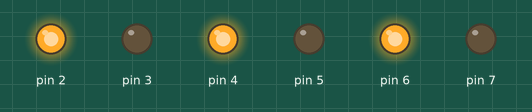
Recording of a sketch running on a simulated Arduino Uno, built with avr-gcc and run on an emulated ATmega328P. On the bench: output pins drawn as LEDs (lit = HIGH).

Above: at 0.1 s.
Timing chart, 0 to 1.6 s (numbered marks = the images above):
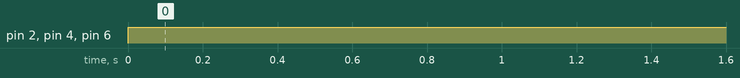

Measured:
- by itself, pin 2, pin 4, pin 6: LOW → HIGH at 0.00 s

The sketch:

prog1.ino
```cpp
void setup() {
  // put your setup code here, to run once:
  pinMode(7, OUTPUT);
  pinMode(6, OUTPUT);
  pinMode(5, OUTPUT);
  pinMode(4, OUTPUT);
  pinMode(3, OUTPUT);
  pinMode(2, OUTPUT);

  digitalWrite(7, LOW);
  digitalWrite(5, LOW);
  digitalWrite(3, LOW);
}

void loop() {
  // put your main code here, to run repeatedly:
  digitalWrite(6, HIGH);
  digitalWrite(4, HIGH);
  digitalWrite(2, HIGH);
}
```
